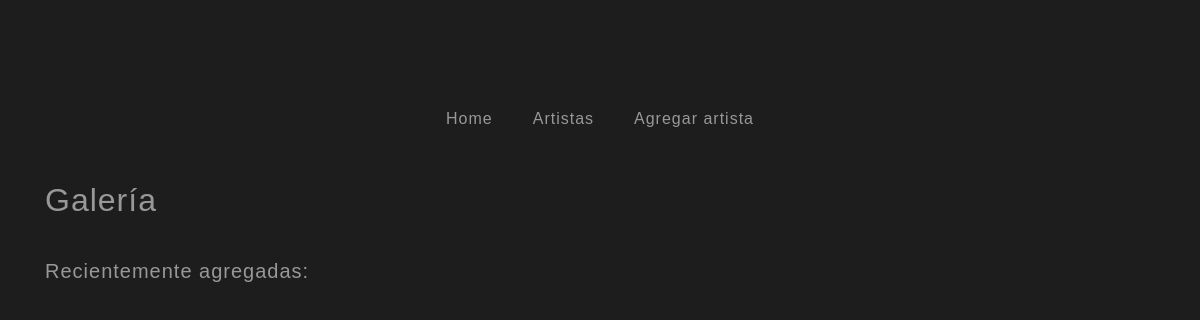
The page /catalogo/ on the database as committed earlier.
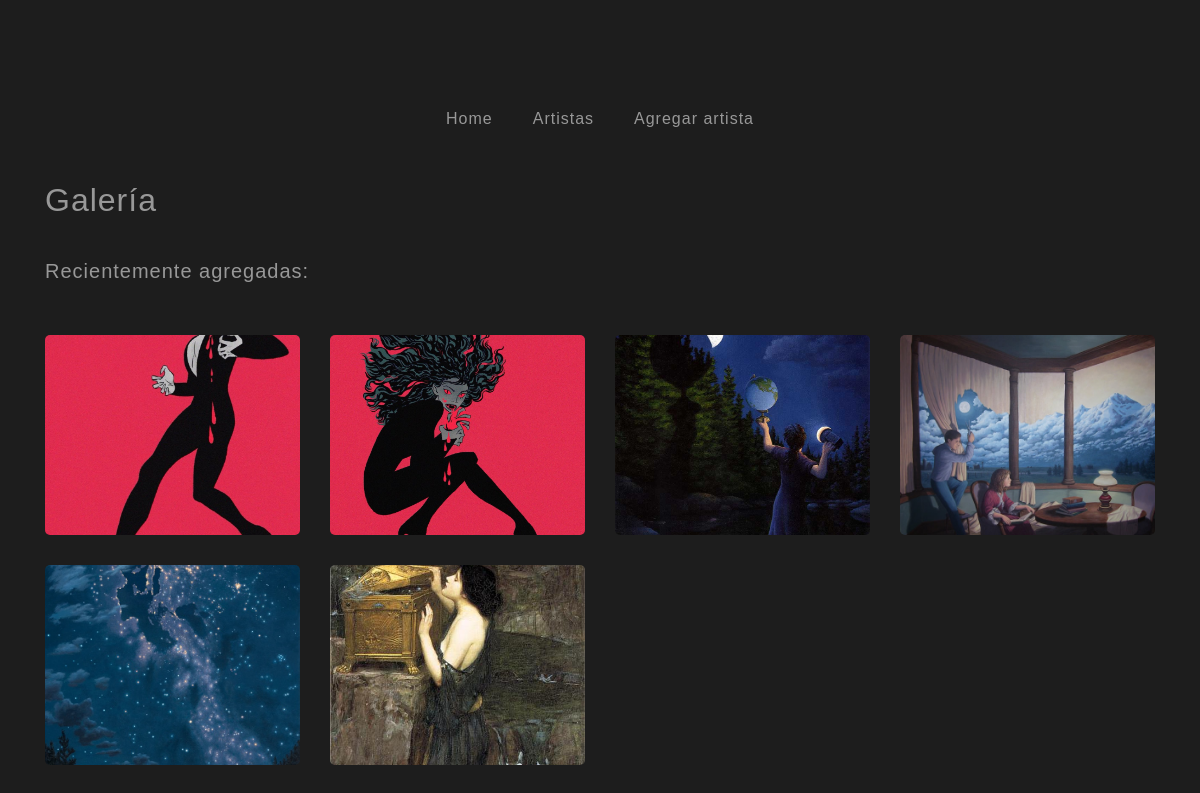
The same page on the database as committed later.
### catalogo/models.py (models this page shows, shortened)
class Pictures(models.Model):
    autor = models.ForeignKey(Autores, on_delete=models.CASCADE)
    titulo = models.CharField(max_length=200, null=True, blank=True)
    year = models.DecimalField('Año', max_digits=4, decimal_places=0, null=True)
    pictures = models.FileField(upload_to='pictures', blank=True)
    fecha_agregado = models.DateTimeField(auto_now_add=True, blank=True, null=True)
    class Meta:
        verbose_name_plural = 'Pictures'
        ordering = ['-fecha_agregado']

### catalogo/views.py (the view)
# urls.py: path('', views.PicturesListView.as_view(), name='index'),
class PicturesListView(generic.ListView):
    model = Pictures
    context_object_name = 'pictures'
    queryset = Pictures.objects.all().order_by('-fecha_agregado')
    template_name = 'catalogo/index.html'
    paginate_by = 8

### catalogo/templates/catalogo/index.html
{% extends "catalogo/base.html" %}
{% block titulo %}
<h2 >Galería</h2>
<h5 >Recientemente agregadas:</h5>
    <br>
{% endblock %}
{% block galeria %}
  {% for pic in pictures%}
  <div class="col-lg-3 col-md-4 col-xs-6 thumb">
    <a href="{% url 'autores-detalle' pic.autor.id %}" class="fancybox" rel="ligthbox">
      <img  src="/media/{{pic.pictures}}" class="zoom img-fluid "  alt="{{pic.titulo}}">
    </a>
  </div>
  {% endfor %}
{% endblock %}

### catalogo/templates/catalogo/base.html (shortened to what this page needs)
{% load staticfiles %}
<!DOCTYPE html>
<html lang="en" dir="ltr">
  <head>
    <link href="//maxcdn.bootstrapcdn.com/bootstrap/4.0.0/css/bootstrap.min.css" rel="stylesheet" id="bootstrap-css">
    <link rel="stylesheet" href="//cdnjs.cloudflare.com/ajax/libs/fancybox/2.1.5/jquery.fancybox.min.css" media="screen">
    <link rel="stylesheet" href="{% static 'catalogo/css/styles.css' %}">
  </head>
  <body>
    <div class="container page-top">
      {% block sidebar %}
      <nav class="navbar navbar-expand-sm">
        <div id="nav" >
        <ul class="navbar-nav">
          <li class="nav-item active">
            <a class="nav-link" href="{% url 'index' %}">Home</a>
          </li>
          <li class="nav-item">
            <a class="nav-link" href="{% url 'autores' %}">Artistas</a>
          </li>
          <li class="nav-item">
            <a class="nav-link" href="{% url 'autor_create' %}">Agregar artista</a>
          </li>
        </ul>
        </div>
      </nav>
      {% endblock %}
      {% block titulo %}
      {% endblock %}
       <div class="row">
         {% block galeria %}
         {% endblock %}
       </div>
   </div>
  </body>
</html>

### static/catalogo/css/styles.css (style rules this page uses)
body { background-color:#1d1d1d !important; font-family: "Asap", sans-serif; color:#989898; margin:10px; font-size:16px; line-height: 2; letter-spacing: 1px; }
h1, h2, h3, h4, h5 { margin: 0; padding: 20px 0; }
#nav { position: relative; left: 0px; height: 60px; width: 100%; text-align: center; }
#nav ul { margin: 0; padding: 0; display: inline-block; }
#nav ul li { margin: 0; padding: 0; float:left; }
#nav ul li a { text-decoration: none; padding: 10px 20px; display: block; color:#989898; text-align: center; }
a { color:#989898; }
.thumb { margin-bottom: 30px; }
.page-top { margin-top:85px; }
img.zoom { width: 100%; height: 200px; border-radius:5px; object-fit:cover; -webkit-transition: all .3s ease-in-out; -moz-transition: all .3s ease-in-out; -o-transition: all .3s ease-in-out; -ms-transition: all .3s ease-in-out; }

Rows that differ between the two databases and show on the page:
added Pictures: pictures (picture)
added Pictures: pictures (picture)
added Pictures: pictures (picture)
added Pictures: pictures (picture)
added Pictures: pictures (picture)
added Pictures: pictures (picture)
